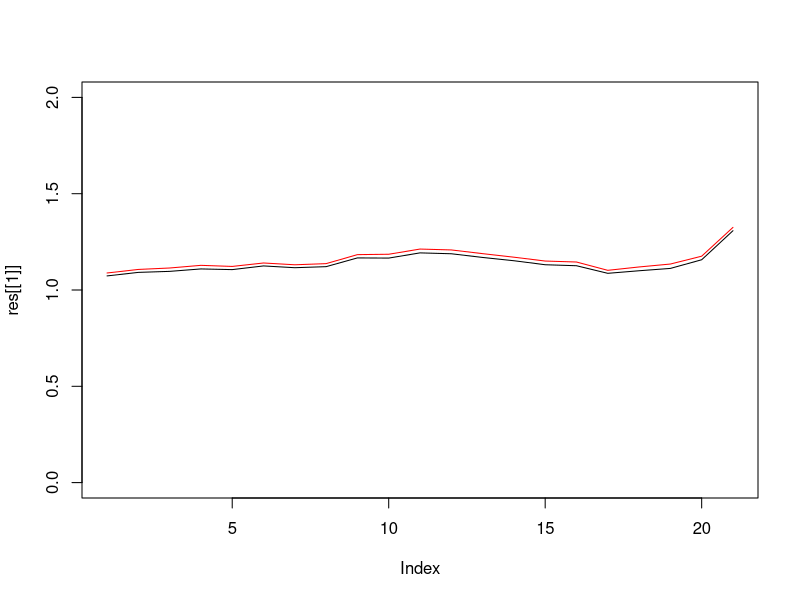

The R script that drew this image:


set.seed(420)

targetFunction <- function(size){
  x <- runif(size, min=-1, max=1)
  x <- x[order(x)]
  y <- sapply(0.8*x, function(t) t + rnorm(1,0,1))

  return(data.frame(x=x, y=y))
}

g1 <- function(data){
  y <- lm(I(y - (-0.5)) ~ 0 + x, data=data)
  return(y)
}

g2 <- function(data){
  y <- lm(I(y - 0.5) ~ 0 + x, data=data)
  return(y)
}

o <- function(data){
  y <- lm(y ~ 0 + x, data=data)
  return(y)
}

task1i <- function(size){
  tf <- targetFunction(30)

  plot(tf$x, tf$y)
  abline(0.5, coef(g1(tf)), col="red")
  abline(-0.5, coef(g2(tf)), col="green")
  abline(o(tf), col="black")
}


# Run task 1i
#task1i(size=30)

fdiff <- function(x, coef_underlying, coef_bestModel, offset){
  return((0-offset + (coef_bestModel - coef_underlying)*x)^2)
}

task2i <- function(size){

  e_out <- rep(0,21)
  e_val <- rep(0,21)

  for( index in 1:100 ){
    target_function <- targetFunction(size)

    for(i in 5:25){
      # Split to train and validation set
      train <- subset(target_function, target_function$x %in% target_function$x[c((nrow(target_function) - i):5)])
      val  <- subset(target_function, !(target_function$x %in% train$x))

      # Train a linear model
      g1_train <- g1(train)
      g2_train <- g2(train)
      underlying_function <- lm(y ~ 0 + x, data=target_function)

      # Predict
      newdata <- data.frame(x = c(val$x))
      g1_pred <- predict(g1_train, newdata=newdata)
      g2_pred <- predict(g2_train, newdata=newdata)

      mse_1 <- mean((g1_pred - val$y)^2)
      mse_2 <- mean((g2_pred - val$y)^2)

      # Best model
      best_model <- if(mse_1 < mse_2) g1_train else g2_train
      offset <- if(mse_1 < mse_2) 0.5 else -0.5

      eOut <- function(x){
        fdiff(x, coef(underlying_function), coef(best_model), offset=offset)
      }

      # Append e_val
      if(mse_1 < mse_2) e_val[i-4] = e_val[i-4] + mse_1 else e_val[i-4] = e_val[i-4] + mse_2

      # Append e_out
      e_out[i-4] <- e_val[i-4] + integrate(eOut, -1, 1)$value + 1

    }

  }
  e_val <- e_val / index
  e_out <- e_out / index

  return(list(e_val, e_out))
}

res <- task2i(30)
plot(res[[1]], type="l", ylim=c(0,2))
lines(res[[2]], type="l", col="red")

#warnings()
